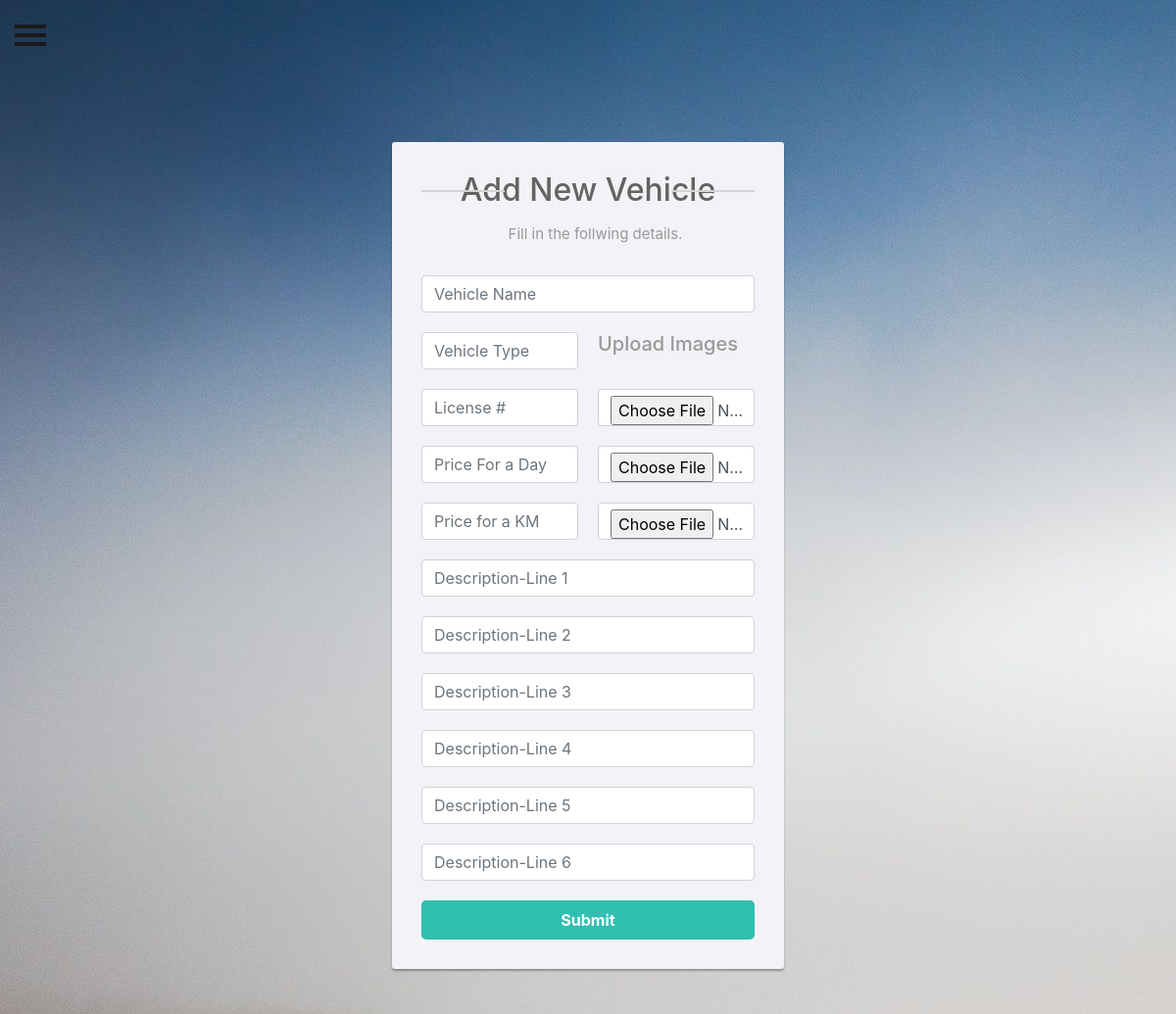
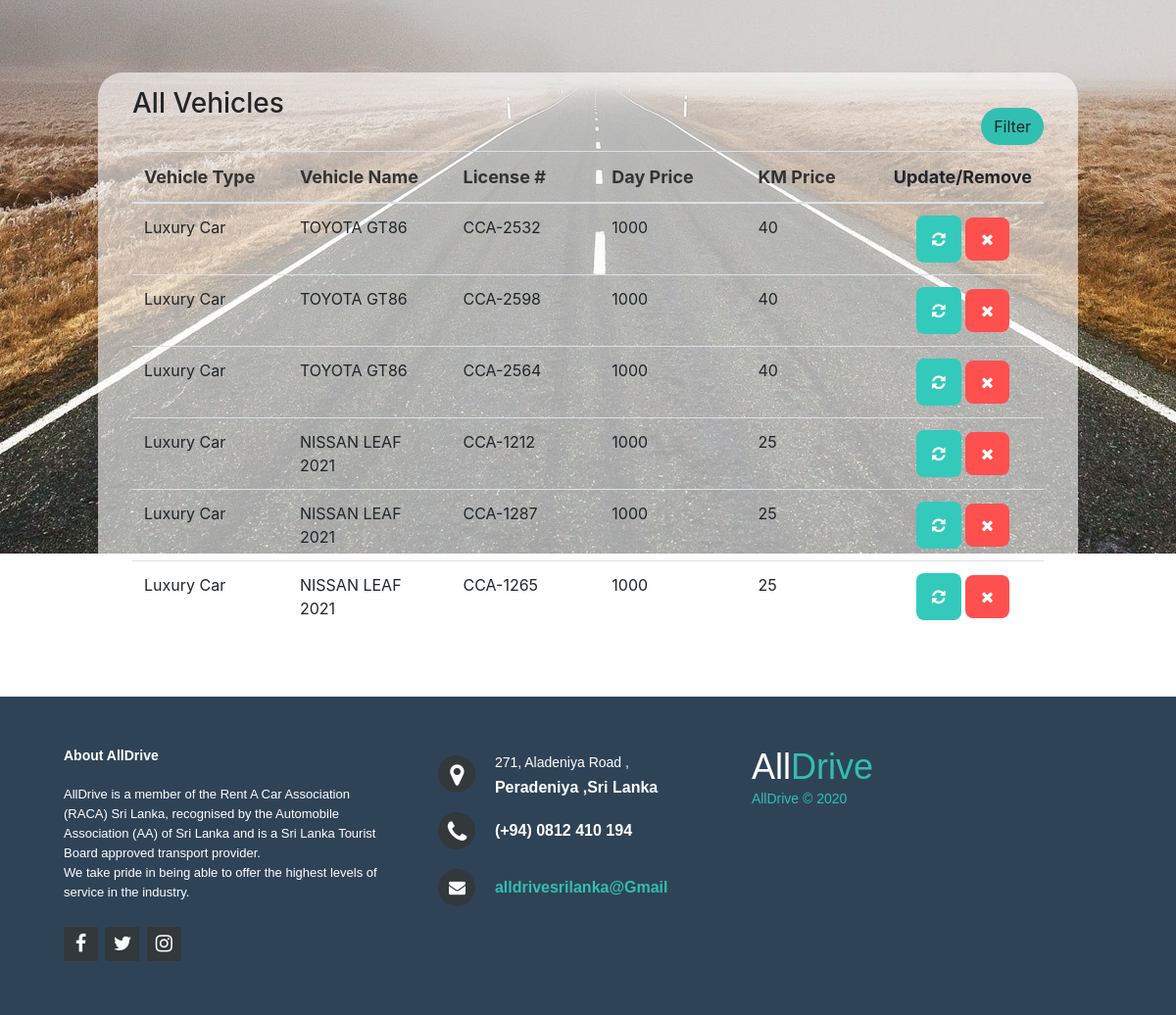
Page /Admin/manageVehicles.php (signed in) on the committed database (2 pictures, top to bottom).
### tables this page shows
CREATE TABLE `vehicle` (
  `vehicle_id` int(11) NOT NULL,
  `vehicle_type` tinytext NOT NULL,
  `vehicle_name` tinytext NOT NULL,
  `license_no` tinytext NOT NULL,
  `availability` int(11) NOT NULL,
  `day_price` int(11) NOT NULL,
  `km_price` int(11) NOT NULL,
  `description_1` text NOT NULL,
  `description_2` text NOT NULL,
  `description_3` text NOT NULL,
  `description_4` text NOT NULL,
  `description_5` text NOT NULL,
  `description_6` text NOT NULL,
  `img1` text NOT NULL,
  `img2` text NOT NULL,
  `img3` text NOT NULL
);

### Admin/manageVehicles.php (the view, shortened to what this page needs)
<!DOCTYPE html>
<html>
	<head>
		<?php
        include('DBconnection.php');
        ?>
        <link rel="stylesheet" href="https://maxcdn.bootstrapcdn.com/font-awesome/4.7.0/css/font-awesome.min.css">
        <link rel="stylesheet" href="MVehiclesCSS.css">
        <link rel="stylesheet" href="https://stackpath.bootstrapcdn.com/bootstrap/4.5.0/css/bootstrap.min.css">
	</head>
	<body>
		<div id="wrapper">
	        <div id="page-content-wrapper">
	            <button type="button" class="hamburger animated fadeInLeft is-closed" data-toggle="offcanvas">
	                <span class="hamb-top"></span>
	    			<span class="hamb-middle"></span>
					<span class="hamb-bottom"></span>
	            </button>
	            <div class="content">
	                <section id="addVehicles" class="section">
                	    <div class="addVehicles-form">
                            <br>
                            <br>
                            <form action="add_Vehicle.php" method="post" enctype="multipart/form-data">
                                <h2>Add New Vehicle</h2>
                                <p class="hint-text">Fill in the follwing details.</p>
                                <div class="form-group">
                                    <input type="text" class="form-control" name="vehicle_name" placeholder="Vehicle Name" required="required">
                                </div>
                                <div class="form-group">
                                    <div class="row">
                                        <div class="col"><input type="text" class="form-control" name="vehicle_type" placeholder="Vehicle Type" required="required"></div>
                                        <div class="col"><h5>Upload Images</h5></div>
                                    </div>
                                </div>
                                <div class="form-group">
                                    <div class="row">
                                        <div class="col"><input type="text" class="form-control" name="license_no" placeholder="License #" required="required"></div>
                                        <div class="col"><input type="file" name="image_1" class="form-control" required="required" placeholder="Image 1"></div>
                                    </div>
                                </div>
                                <div class="form-group">
                                    <div class="row">
                                        <div class="col"><input type="number" class="form-control" name="day_price" placeholder="Price For a Day" required="required"></div>
                                        <div class="col"><input type="file" name="image_2" class="form-control" required="required" placeholder="Image 2"></div>
                                    </div>
                                </div>
                                <div class="form-group">
                                    <div class="row">
                                        <div class="col"><input type="number" class="form-control" name="km_price" placeholder="Price for a KM" required="required"></div>
                                        <div class="col"><input type="file" name="image_3" class="form-control" required="required" placeholder="Image 3"></div>
                                    </div>
                                </div>
                                <div class="form-group">
                                    <input type="text" class="form-control" name="description_1" placeholder="Description-Line 1" required="required">
                                </div>
                                <div class="form-group">
                                    <input type="text" class="form-control" name="description_2" placeholder="Description-Line 2" required="required">
                                </div>
                                <div class="form-group">
                                    <input type="text" class="form-control" name="description_3" placeholder="Description-Line 3" required="required">
                                </div>
                                <div class="form-group">
                                    <input type="text" class="form-control" name="description_4" placeholder="Description-Line 4" required="required">
                                </div>
                                <div class="form-group">
                                    <input type="text" class="form-control" name="description_5" placeholder="Description-Line 5" required="required">
                                </div>
                                <div class="form-group">
                                    <input type="text" class="form-control" name="description_6" placeholder="Description-Line 6" required="required">
                                </div>
                                <button type="submit" id="submit" class="btn btn-success btn-lg btn-block" >Submit</button>
                            </form>
                        </div>
	            	</section>
	            	<section id="VehiclesTable" class="section">
	            		<div class="upContain">
                            <div class="row">
                                <div class="panel panel-primary filterable">
                                    <div class="panel-heading">
                                        <h3 class="panel-title">All Vehicles</h3>
                                        <div class="pull-right">
                                            <button class="btn btn-default btn-xs btn-filter"><span class="glyphicon glyphicon-filter"></span> Filter</button>
                                        </div>
                                    </div>
                                    <br>
                                    <table class="table">
                                        <thead>
                                            <tr class="filters">
                                                <th><input type="text" class="form-control" placeholder="Vehicle Type" disabled></th>
                                                <th><input type="text" class="form-control" placeholder="Vehicle Name" disabled></th>
                                                <th><input type="text" class="form-control" placeholder="License #" disabled></th>
                                                <th><input type="text" class="form-control" placeholder="Day Price" disabled></th>
                                                <th><input type="text" class="form-control" placeholder="KM Price" disabled></th>
                                                <th style="font-weight:700; font-size:18px">Update/Remove</th>
                                            </tr>
                                        </thead>
                                        <tbody>
                                            <?php
                                                $sql = "select * from vehicle order by vehicle_id DESC;";
                                                $result = mysqli_query($conn, $sql);
                                                if(mysqli_num_rows($result) > 0)
                                                {
                                                    while($row = mysqli_fetch_array($result))
                                                    {
                                            ?>
                                                <tr>
                                                    <td><?php echo $row["vehicle_type"]; ?></td>
                                                    <td><?php echo $row["vehicle_name"]; ?></td>
                                                    <td><?php echo $row["license_no"]; ?></td>
                                                    <td><?php echo $row["day_price"]; ?></td>
                                                    <td><?php echo $row["km_price"]; ?></td>
                                                    <td>
                                                        <center>
                                                            <a href="updateVeh.php?vehID=<?php echo $row["vehicle_id"]; ?>"><button class="btn-update"><i class="fa fa-refresh"></i></button></a>
                                                            <a href="#" onclick="remove_button(<?php echo $row["vehicle_id"]; ?>)" class ="btn-close"><i class="fa fa-close"></i></a>
                                                        </center>
                                                    </td>
                                                </tr>
                                            <?php
                                                    }
                                                }
                                                else
                                                {
                                                ?>
                                                    <tr>
                                                    <td>No Data</td>
                                                    </tr>
                                                <?php
                                                }
                                            ?>
                                        </tbody>
                                    </table>
                                </div>
                            </div>
                        </div>
	            	</section>
				</div>
            <div>
                <footer class="footer">
                    <div class="footer-left col-md-4 col-sm-6">
                        <p class="about">
                            <span> About AllDrive</span>AllDrive is a member of the Rent A Car Association (RACA) Sri Lanka, recognised by the Automobile Association (AA) of Sri Lanka and is a Sri Lanka Tourist Board approved transport provider.
                            <br>
                            We take pride in being able to offer the highest levels of service in the industry.
                        </p>
                        <div class="icons">
                            <a href="https://web.facebook.com/AllDrive-103548621726091" target="_blank"><i class="fa fa-facebook"></i></a>
                            <a href="https://twitter.com/SriDrive" target="_blank"><i class="fa fa-twitter"></i></a>
                            <a href="https://www.instagram.com/alldrivesrilanka" target="_blank"><i class="fa fa-instagram"></i></a>
                        </div>
                    </div>
                    <div class="footer-center col-md-4 col-sm-6">
                        <div>
                            <i class="fa fa-map-marker"></i>
                            <p><span> 271, Aladeniya Road ,</span> Peradeniya ,Sri Lanka</p>
                            </div>
                        <div>
                            <i class="fa fa-phone"></i>
                            <p> (+94) 0812 410 194</p>
                        </div>
                        <div>
                            <i class="fa fa-envelope"></i>
                            <p><a href="https://mail.google.com/mail/?view=cm&fs=1&to=alldrivesrilanka@Gmail.com" target="_blank"> alldrivesrilanka@Gmail</a></p>
                        </div>
                    </div>
                    <div class="footer-right col-md-4 col-sm-6">
                        <h2> All<span>Drive</span></h2>
                        <p class="name"> AllDrive &copy; 2020</p>
                    </div>
                </footer>
            </div>
	        </div>
	    </div>
	</body>
</html>

### rows in the picture
vehicle: vehicle_type "Luxury Car", vehicle_name "TOYOTA GT86", license_no "CCA-2532", day_price "1000", km_price "40"
vehicle: vehicle_type "Luxury Car", vehicle_name "TOYOTA GT86", license_no "CCA-2598", day_price "1000", km_price "40"
vehicle: vehicle_type "Luxury Car", vehicle_name "TOYOTA GT86", license_no "CCA-2564", day_price "1000", km_price "40"
vehicle: vehicle_type "Luxury Car", vehicle_name "NISSAN LEAF 2021", license_no "CCA-1212", day_price "1000", km_price "25"
vehicle: vehicle_type "Luxury Car", vehicle_name "NISSAN LEAF 2021", license_no "CCA-1287", day_price "1000", km_price "25"
vehicle: vehicle_type "Luxury Car", vehicle_name "NISSAN LEAF 2021", license_no "CCA-1265", day_price "1000", km_price "25"
